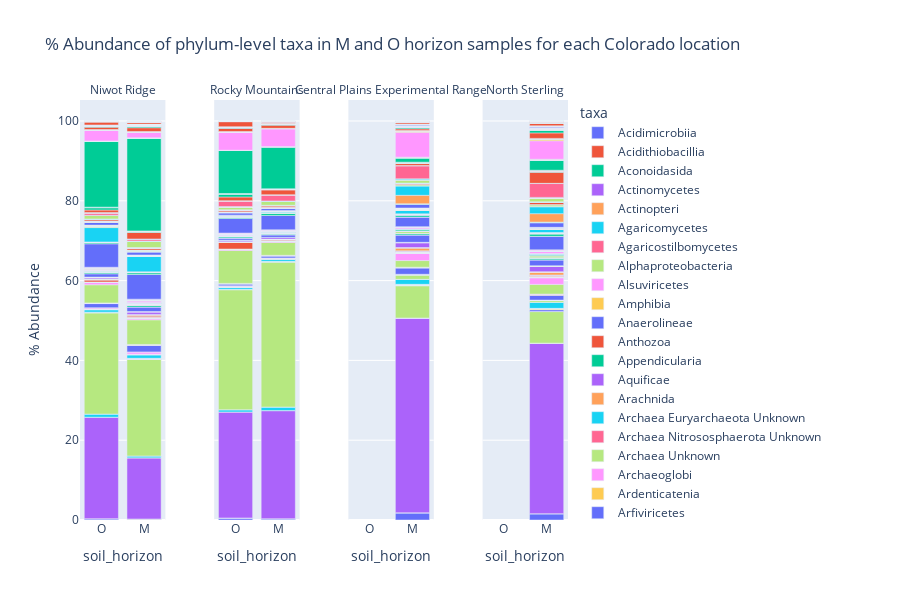

The notebook cell this image was saved under:
### Markdown cell above
## Plot the taxa abundance of M and O horizon soil samples for each location

Using the plotly library, the percent abundance of the taxa is plotted as a bar chart for each geo location and faceted by soil horizon.

### Code cell
geo_fig = px.bar(loc_abund_df, x = "soil_horizon", y="avg_relative_abundance", color = "taxa", 
                 facet_col = "location",
                 facet_col_spacing = 0.1,
                 title = "% Abundance of phylum-level taxa in M and O horizon samples for each Colorado location", 
                 labels = {"geo_loc_name": "Location", "avg_relative_abundance": "% Abundance"},
                 height = 600)
# update figure to remove "location=" from facet column labels
geo_fig.for_each_annotation(lambda a: a.update(text=a.text.replace("location=", "")))

# show figure
geo_fig.show()
